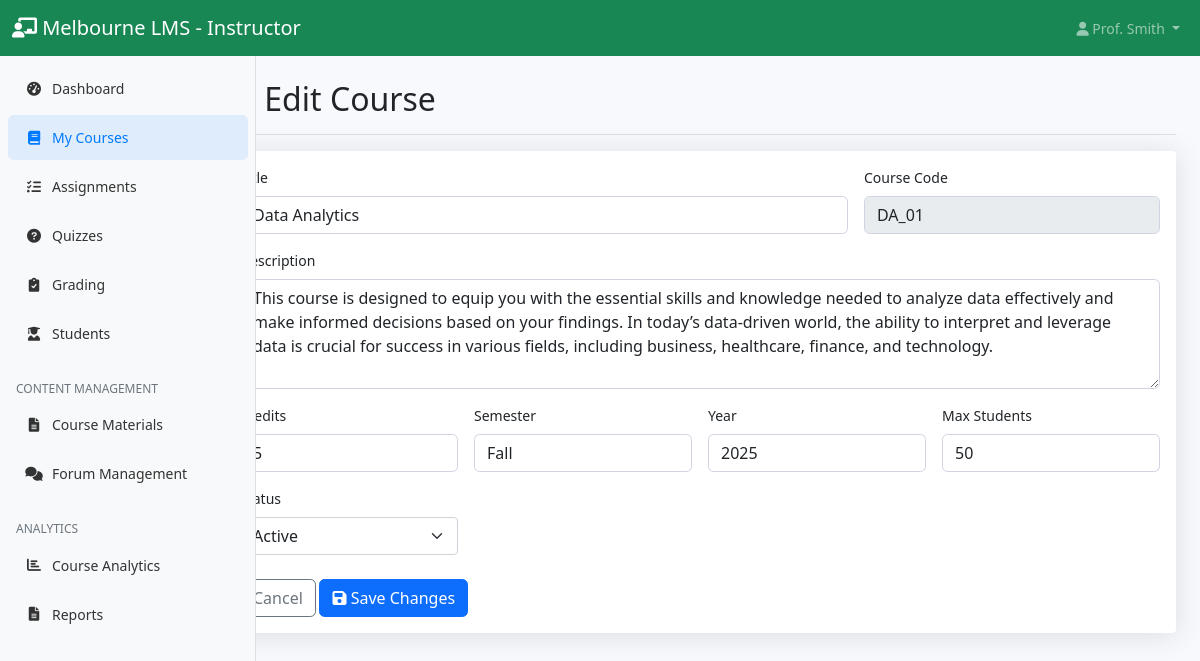
Page /instructor/course_edit.php?id=4 (signed in) on the committed database.
### tables this page shows
CREATE TABLE `courses` (
  `id` int(11) NOT NULL,
  `title` varchar(200) NOT NULL,
  `description` text DEFAULT NULL,
  `instructor_id` int(11) NOT NULL,
  `course_code` varchar(20) NOT NULL,
  `credits` int(11) DEFAULT 3,
  `semester` varchar(20) DEFAULT NULL,
  `year` int(11) DEFAULT NULL,
  `max_students` int(11) DEFAULT 50,
  `status` enum('active','inactive') DEFAULT 'active',
  `created_at` timestamp NOT NULL DEFAULT current_timestamp()
);

### instructor/course_edit.php (the view, shortened to what this page needs)
<?php
$database = new Database();
$db = $database->getConnection();
$courseId = isset($_GET['id']) ? (int)$_GET['id'] : 0;
$stmt = $db->prepare('SELECT * FROM courses WHERE id = ? AND instructor_id = ?');
$stmt->execute([$courseId, $_SESSION['user_id']]);
$course = $stmt->fetch(PDO::FETCH_ASSOC);
?>
<!DOCTYPE html>
<html lang="en">
<head>
	<link href="https://cdn.jsdelivr.net/npm/bootstrap@5.1.3/dist/css/bootstrap.min.css" rel="stylesheet">
	<link href="https://cdnjs.cloudflare.com/ajax/libs/font-awesome/6.0.0/css/all.min.css" rel="stylesheet">
	<link href="../assets/css/dashboard.css" rel="stylesheet">
</head>
<body>
	<?php include '../includes/instructor_navbar.php'; ?>
	<div class="container-fluid">
		<div class="row">
			<?php include '../includes/instructor_sidebar.php'; ?>
			<main class="col-md-9 ms-sm-auto col-lg-10 px-md-4">
				<div class="d-flex justify-content-between flex-wrap flex-md-nowrap align-items-center pt-3 pb-2 mb-3 border-bottom">
					<h1 class="h2"><i class="fas fa-edit"></i> Edit Course</h1>
				</div>
				<div class="card shadow">
					<div class="card-body">
						<form method="post">
							<div class="row g-3">
								<div class="col-md-8">
									<label class="form-label">Title</label>
									<input type="text" name="title" class="form-control" required value="<?php echo htmlspecialchars($_POST['title'] ?? $course['title']); ?>">
								</div>
								<div class="col-md-4">
									<label class="form-label">Course Code</label>
									<input type="text" class="form-control" value="<?php echo htmlspecialchars($course['course_code']); ?>" disabled>
								</div>
								<div class="col-12">
									<label class="form-label">Description</label>
									<textarea name="description" class="form-control" rows="4"><?php echo htmlspecialchars($_POST['description'] ?? $course['description']); ?></textarea>
								</div>
								<div class="col-md-3">
									<label class="form-label">Credits</label>
									<input type="number" name="credits" min="1" class="form-control" value="<?php echo htmlspecialchars($_POST['credits'] ?? $course['credits']); ?>">
								</div>
								<div class="col-md-3">
									<label class="form-label">Semester</label>
									<input type="text" name="semester" class="form-control" value="<?php echo htmlspecialchars($_POST['semester'] ?? $course['semester']); ?>">
								</div>
								<div class="col-md-3">
									<label class="form-label">Year</label>
									<input type="number" name="year" class="form-control" value="<?php echo htmlspecialchars($_POST['year'] ?? $course['year']); ?>">
								</div>
								<div class="col-md-3">
									<label class="form-label">Max Students</label>
									<input type="number" name="max_students" min="1" class="form-control" value="<?php echo htmlspecialchars($_POST['max_students'] ?? $course['max_students']); ?>">
								</div>
								<div class="col-md-3">
									<label class="form-label">Status</label>
									<select name="status" class="form-select">
										<option value="active" <?php echo (($course['status'] === 'active' && ($_POST['status'] ?? 'active') === 'active') ? 'selected' : ''); ?>>Active</option>
									</select>
								</div>
							</div>
							<div class="mt-4">
								<a href="course_view.php?id=<?php echo $courseId; ?>" class="btn btn-outline-secondary">
									Cancel
								</a>
								<button type="submit" class="btn btn-primary">
									<i class="fas fa-save"></i> Save Changes
								</button>
							</div>
						</form>
					</div>
				</div>
			</main>
		</div>
	</div>
</body>
</html>

### assets/css/dashboard.css (style rules this page uses)
body { font-size: .875rem; background-color: #f8f9fc; }
main { padding-top: 0.5rem; }
.card { box-shadow: 0 0.15rem 1.75rem 0 rgba(58, 59, 69, 0.15) !important; border: none; }
.btn { border-radius: 0.35rem; font-weight: 400; }
@media (min-width: 769px) { main { margin-left: 16rem; } }
.form-control { border: 1px solid #d1d3e2; border-radius: 0.35rem; }
.shadow { box-shadow: 0 0.15rem 1.75rem 0 rgba(58, 59, 69, 0.15) !important; }

### rows in the picture
courses: title "Data Analytics", course_code "DA_01", description "This course is designed to equip you with the essential skills and knowledge needed to analyze data effectively and make informed decisions based on your findings. In today’s data-driven world, the ability to interpret and leverage data is crucial for success in various fields, including business, healthcare, finance, and technology.", credits "5", semester "Fall", year "2025", max_students "50", status "Active"

### other values in the picture
$_SESSION['last_name'] "Smith"
